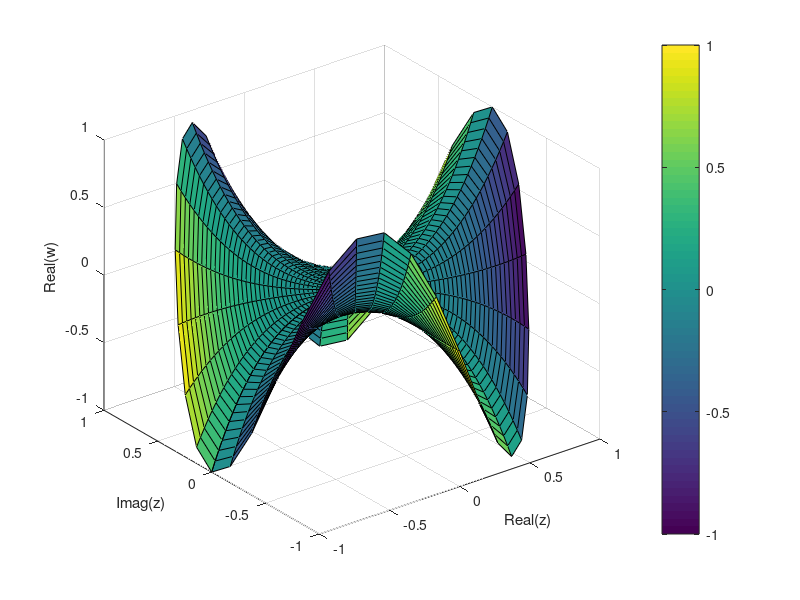

The MATLAB source for this figure: (Note: this script raises an error after producing the figure.)
r = (0:0.025:1)';   % create a matrix of complex inputs
theta = pi*(-1:0.05:1);
z = r*exp(1i*theta);
w = z.^3;           % calculate the complex outputs

surf(real(z),imag(z),real(w),imag(w))   % visualize the complex function using surf
xlabel('Real(z)')
ylabel('Imag(z)')
zlabel('Real(w)')
cb = colorbar;
cb.Label.String = 'imag(w)';